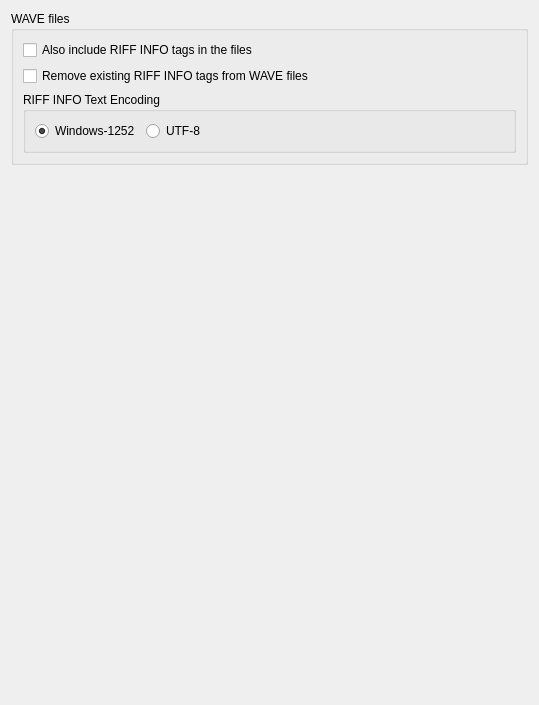
<?xml version="1.0" encoding="UTF-8"?>
<ui version="4.0">
 <class>TagsCompatibilityOptionsPage</class>
 <widget class="QWidget" name="TagsCompatibilityOptionsPage">
  <property name="geometry">
   <rect>
    <x>0</x>
    <y>0</y>
    <width>539</width>
    <height>705</height>
   </rect>
  </property>
  <layout class="QVBoxLayout">
   <item>
    <widget class="QGroupBox" name="wave_files">
     <property name="title">
      <string>WAVE files</string>
     </property>
     <layout class="QVBoxLayout" name="verticalLayout_3">
      <item>
       <widget class="QCheckBox" name="write_wave_riff_info">
        <property name="text">
         <string>Also include RIFF INFO tags in the files</string>
        </property>
       </widget>
      </item>
      <item>
       <widget class="QCheckBox" name="remove_wave_riff_info">
        <property name="text">
         <string>Remove existing RIFF INFO tags from WAVE files</string>
        </property>
       </widget>
      </item>
      <item>
       <widget class="QGroupBox" name="wave_riff_info_encoding">
        <property name="title">
         <string>RIFF INFO Text Encoding</string>
        </property>
        <layout class="QHBoxLayout" name="horizontalLayout_3">
         <item>
          <widget class="QRadioButton" name="wave_riff_info_enc_cp1252">
           <property name="text">
            <string>Windows-1252</string>
           </property>
           <property name="checked">
            <bool>true</bool>
           </property>
          </widget>
         </item>
         <item>
          <widget class="QRadioButton" name="wave_riff_info_enc_utf8">
           <property name="text">
            <string>UTF-8</string>
           </property>
          </widget>
         </item>
         <item>
          <spacer name="horizontalSpacer_3">
           <property name="orientation">
            <enum>Qt::Horizontal</enum>
           </property>
           <property name="sizeHint" stdset="0">
            <size>
             <width>40</width>
             <height>20</height>
            </size>
           </property>
          </spacer>
         </item>
        </layout>
       </widget>
      </item>
     </layout>
    </widget>
   </item>
   <item>
    <spacer name="spacer">
     <property name="orientation">
      <enum>Qt::Vertical</enum>
     </property>
     <property name="sizeHint" stdset="0">
      <size>
       <width>274</width>
       <height>41</height>
      </size>
     </property>
    </spacer>
   </item>
  </layout>
 </widget>
 <resources/>
 <connections>
  <connection>
   <sender>write_wave_riff_info</sender>
   <signal>toggled(bool)</signal>
   <receiver>remove_wave_riff_info</receiver>
   <slot>setDisabled(bool)</slot>
   <hints>
    <hint type="sourcelabel">
     <x>269</x>
     <y>551</y>
    </hint>
    <hint type="destinationlabel">
     <x>269</x>
     <y>580</y>
    </hint>
   </hints>
  </connection>
 </connections>
</ui>
